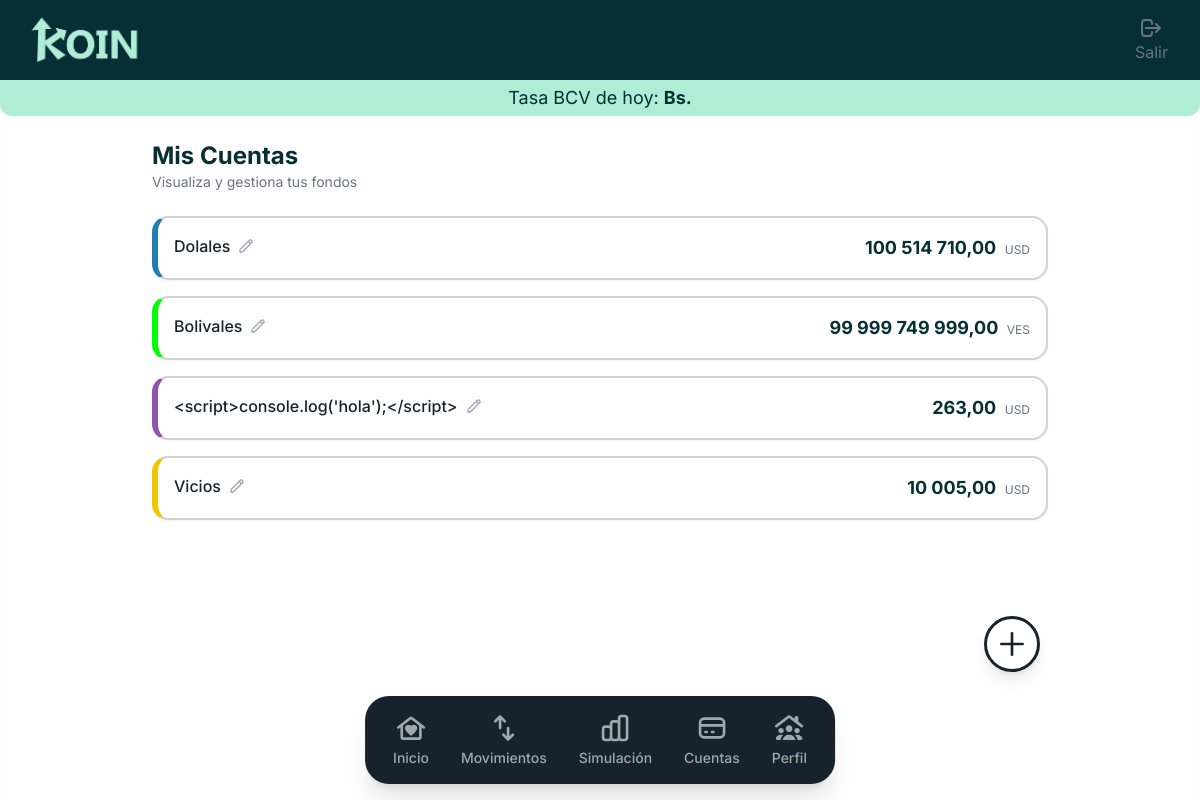
Page /cuentas/ (signed in) on the committed database.
### finances/models.py (models this page shows, shortened)
class Cuenta(models.Model):
    usuario = models.ForeignKey(Usuario, on_delete=models.CASCADE)
    moneda = models.ForeignKey(Moneda, on_delete=models.PROTECT)
    nombre_cuenta = models.CharField(max_length=100)
    saldo_inicial_cuenta = models.DecimalField(max_digits=15, decimal_places=2)
    color_cuenta = models.CharField(max_length=20, help_text="Código hexadecimal o nombre del color")

class Moneda(models.Model):
    codigo = models.CharField(max_length=5, unique=True) # Ej: USD, VES
    nombre_moneda = models.CharField(max_length=50)
    tasa_cambio = models.DecimalField(max_digits=18, decimal_places=4)
    def __str__(self):
        return self.codigo

### finances/views.py (the view)
# urls.py: path('cuentas/', cuentas_view, name='cuentas'),
@login_required
def cuentas_view(request):
    mis_cuentas = Cuenta.objects.filter(usuario=request.user)
    if request.method == 'POST':
        form = CuentaForm(request.POST)
        if form.is_valid():
            nueva_cuenta = form.save(commit=False)
            nueva_cuenta.usuario = request.user
            nueva_cuenta.save()
            return redirect('cuentas')
    else:
        form = CuentaForm()
    return render(request, 'cuentas.html', {
        'cuentas': mis_cuentas,
        'form': form,
    })

### finances/context_processors.py (called while the page is built)
def datos_globales_koin(request):
    try:
        tasa_actual = obtener_tasa_bcv_segura()
    except Exception as e:
        tasa_actual = "No disponible"
    return {
        'tasa_bcv_global': tasa_actual,
    }

### finances/services.py (called while the page is built)
def obtener_tasa_bcv_segura():
    try:
        bcv = Currency()
        tasa_dolar = float(bcv.get_rate(currency_code='USD'))
        return tasa_dolar
    except Exception as e:
        print(f"Error con la librería pyBCV: {e}")
        return None

### templates/cuentas.html (shortened to what this page needs)
{% extends 'base_dashboard.html' %}
{% load humanize %}
{% block content %}
<div class=" w-full max-w-4xl mx-auto space-y-6">
    <div class="mb-6">
        <h2 class="text-2xl font-bold text-deep-teal">Mis Cuentas</h2>
        <p class="text-sm text-gray-500">Visualiza y gestiona tus fondos</p>
    </div>
    <div class="space-y-4">
        {% for cuenta in cuentas %}
        <div class="bg-white border-l-[6px] border-y-2 border-r-2 border-y-charcoal-teal/20 border-r-charcoal-teal/20 rounded-2xl p-4 shadow-sm flex flex-col relative group" style="border-left-color: {{ cuenta.color_cuenta|default:'#16232C' }};">
            <div class="flex justify-between items-start">
                <div class="flex items-center gap-2">
                    <span class="font-medium text-charcoal-teal">{{ cuenta.nombre_cuenta }}</span>
                    <button onclick="document.getElementById('modal-editar-{{ cuenta.id }}').classList.remove('hidden')" class="text-gray-400 hover:text-warm-yellow transition-colors">
                        <svg class="w-4 h-4" fill="none" stroke="currentColor" viewBox="0 0 24 24"><path stroke-linecap="round" stroke-linejoin="round" stroke-width="2" d="M15.232 5.232l3.536 3.536m-2.036-5.036a2.5 2.5 0 113.536 3.536L6.5 21.036H3v-3.572L16.732 3.732z"></path></svg>
                    </button>
                </div>
                <div class="text-right">
                    <span class="text-lg font-bold text-deep-teal">{{ cuenta.saldo_inicial_cuenta|intcomma }}</span>
                    <span class="text-xs text-gray-500 ml-1">{{ cuenta.moneda }}</span>
                </div>
            </div>
        </div>
        {% empty %}
        <div class="text-center py-10 text-gray-400">
            <p>No tienes cuentas registradas.</p>
            <p class="text-xs mt-1">Presiona el botón + para agregar una.</p>
        </div>
        {% endfor %}
    </div>
    <button onclick="document.getElementById('modal-cuenta').classList.remove('hidden')" class="absolute bottom-32 right-12 lg:right-40 w-14 h-14 bg-white border-[3px] border-charcoal-teal text-charcoal-teal rounded-full shadow-lg flex items-center justify-center hover:scale-105 transition-transform z-40">
        <svg class="w-8 h-8" fill="none" stroke="currentColor" viewBox="0 0 24 24"><path stroke-linecap="round" stroke-linejoin="round" stroke-width="2" d="M12 4v16m8-8H4"></path></svg>
    </button>
</div>
{% endblock %}

### rows in the picture
Cuenta: nombre_cuenta "Dolales", saldo_inicial_cuenta "100 514 710,00", moneda "USD"
Cuenta: nombre_cuenta "Bolivales", saldo_inicial_cuenta "99 999 749 999,00", moneda "VES"
Cuenta: nombre_cuenta "<script>console.log('hola');</script>", saldo_inicial_cuenta "263,00", moneda "USD"
Cuenta: nombre_cuenta "Vicios", saldo_inicial_cuenta "10 005,00", moneda "USD"
